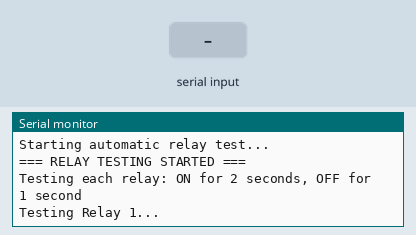
Recording of a program running on a simulated ESP32-S3. Shown: the last lines printed to the serial monitor. Inputs (shaded band) come from the test bench.

Above: at 2.2 s.
2.3 s: "on \n" received over Serial
At 5.0 s:
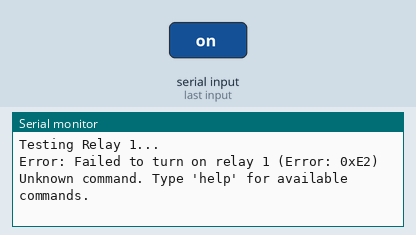
5.3 s: "allon\n" received over Serial
At 7.2 s:
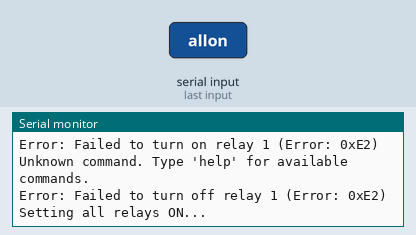
7.5 s: "alloff\n" received over Serial
At 9.1 s:
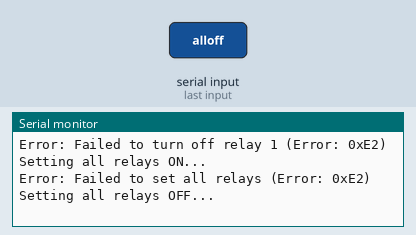
9.5 s: "status\n" received over Serial
At 11.1 s:
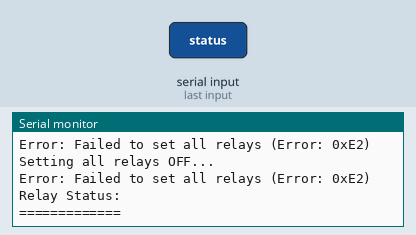
11.5 s: "stop\n" received over Serial
At 14.36 s:
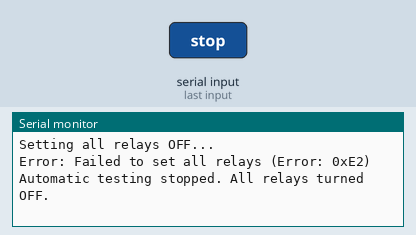
14.5 s: "on 90\n" received over Serial
At 15.2 s:
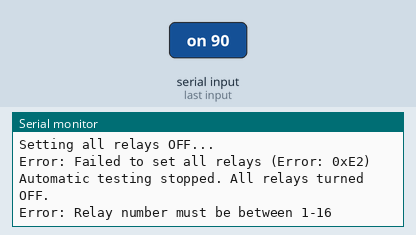

Measured:
- after the input at 2.3 s, the serial monitor: prints a new line after 1.8 s (image 1)
- after the input at 5.3 s, the serial monitor: prints a new line after 0.76 s (image 2)
- after the input at 7.5 s, the serial monitor: prints a new line after 0.58 s (image 3)
- after the input at 9.5 s, the serial monitor: prints a new line after 0.59 s (image 4)
- after the input at 11.5 s, the serial monitor: prints a new line after 0.60 s (image 5)
- after the input at 14.5 s, the serial monitor: prints a new line at once (image 6)

The program:

main.cpp
```cpp
#include <Arduino.h>
#include <HardwareSerial.h>
#include <ModbusMaster.h>

// Modbus Master instance
ModbusMaster node;

// RS485 pins for ESP32-S3 (MAX485 module with RX/TX interface only)
#define RS485_RX_PIN 17  // Connect to RX pin of MAX485 module
#define RS485_TX_PIN 18  // Connect to TX pin of MAX485 module

// Waveshare Relay 16CH default settings
#define RELAY_SLAVE_ID 1    // Default slave address
#define RELAY_BAUD_RATE 9600
#define RELAY_COUNT 16

// Serial for RS485 communication
HardwareSerial rs485Serial(1);

// Testing variables
unsigned long lastTestTime = 0;
uint8_t currentTestRelay = 1;
bool testingActive = false;
bool relayState = false;

// Function declarations
void setupModbus();
bool setRelay(uint8_t relayNum, bool state);
bool setAllRelays(bool state);
bool getRelayStatus(uint8_t relayNum);
void printRelayStatus();
void processSerialCommands();
void startRelayTest();
void runRelayTest();

void setup() {
  // Initialize main serial for debugging
  Serial.begin(115200);
  delay(1000);

  Serial.println("ESP32-S3 Waveshare 16CH Relay Controller");
  Serial.println("Using ModbusMaster Library - RX/TX Interface");
  Serial.println("============================================");

  // Setup Modbus RTU communication
  setupModbus();

  Serial.println("System ready!");
  Serial.println("Commands:");
  Serial.println("  on <1-16>   - Turn on relay (1-16)");
  Serial.println("  off <1-16>  - Turn off relay (1-16)");
  Serial.println("  allon       - Turn on all relays");
  Serial.println("  alloff      - Turn off all relays");
  Serial.println("  status      - Show all relay status");
  Serial.println("  status <1-16> - Show specific relay status");
  Serial.println("  test        - Start automatic relay testing");
  Serial.println("  stop        - Stop automatic testing");

  // Start automatic relay testing
  Serial.println("\nStarting automatic relay test...");
  startRelayTest();
}

void loop() {
  // Run automatic relay testing if active
  if (testingActive) {
    runRelayTest();
  }

  // Process serial commands
  processSerialCommands();

  delay(10);
}

void setupModbus() {
  // Initialize RS485 serial (no DE pin needed for RX/TX interface)
  rs485Serial.begin(RELAY_BAUD_RATE, SERIAL_8N1, RS485_RX_PIN, RS485_TX_PIN);

  // Initialize Modbus communication
  node.begin(RELAY_SLAVE_ID, rs485Serial);

  Serial.println("Modbus RTU initialized (RX/TX interface)");
  Serial.printf("Slave ID: %d, Baud Rate: %d\n", RELAY_SLAVE_ID, RELAY_BAUD_RATE);
  Serial.printf("RX Pin: %d, TX Pin: %d\n", RS485_RX_PIN, RS485_TX_PIN);
}

bool setRelay(uint8_t relayNum, bool state) {
  if (relayNum < 1 || relayNum > RELAY_COUNT) {
    Serial.println("Error: Relay number must be between 1-16");
    return false;
  }

  // Modbus coil address (0-based, so relay 1 = coil 0)
  uint16_t coilAddress = relayNum - 1;

  // Send Modbus command to write single coil (Function Code 0x05)
  uint8_t result = node.writeSingleCoil(coilAddress, state);

  if (result == node.ku8MBSuccess) {
    Serial.printf("Relay %d %s\n", relayNum, state ? "ON" : "OFF");
    return true;
  } else {
    Serial.printf("Error: Failed to %s relay %d (Error: 0x%02X)\n",
                  state ? "turn on" : "turn off", relayNum, result);
    return false;
  }
}

bool setAllRelays(bool state) {
  Serial.printf("Setting all relays %s...\n", state ? "ON" : "OFF");

  // For ModbusMaster library, we need to set the transmit buffer first
  // Set all 16 relays to the same state
  for (uint8_t i = 0; i < RELAY_COUNT; i++) {
    node.setTransmitBuffer(i, state ? 1 : 0);
  }

  // Write multiple coils (Function Code 0x0F)
  uint8_t result = node.writeMultipleCoils(0, RELAY_COUNT);

  if (result == node.ku8MBSuccess) {
    Serial.printf("All relays set %s successfully\n", state ? "ON" : "OFF");
    return true;
  } else {
    Serial.printf("Error: Failed to set all relays (Error: 0x%02X)\n", result);
    return false;
  }
}

bool getRelayStatus(uint8_t relayNum) {
  if (relayNum < 1 || relayNum > RELAY_COUNT) {
    Serial.println("Error: Relay number must be between 1-16");
    return false;
  }

  // Modbus coil address (0-based)
  uint16_t coilAddress = relayNum - 1;

  // Read single coil status (Function Code 0x01)
  uint8_t result = node.readCoils(coilAddress, 1);

  if (result == node.ku8MBSuccess) {
    bool status = node.getResponseBuffer(0) & 0x01;
    Serial.printf("Relay %d: %s\n", relayNum, status ? "ON" : "OFF");
    return status;
  } else {
    Serial.printf("Error: Failed to read relay %d status (Error: 0x%02X)\n", relayNum, result);
    return false;
  }
}

void printRelayStatus() {
  Serial.println("Relay Status:");
  Serial.println("=============");

  // Read all coils at once (Function Code 0x01)
  uint8_t result = node.readCoils(0, RELAY_COUNT);

  if (result == node.ku8MBSuccess) {
    // Process response buffer
    uint16_t responseData = node.getResponseBuffer(0);

    for (uint8_t i = 1; i <= RELAY_COUNT; i++) {
      bool status = (responseData >> (i-1)) & 0x01;
      Serial.printf("Relay %2d: %s\n", i, status ? "ON" : "OFF");
    }
  } else {
    Serial.printf("Error: Failed to read relay status (Error: 0x%02X)\n", result);
  }
}

void startRelayTest() {
  testingActive = true;
  currentTestRelay = 1;
  relayState = false;
  lastTestTime = millis();
  Serial.println("=== RELAY TESTING STARTED ===");
  Serial.println("Testing each relay: ON for 2 seconds, OFF for 1 second");
}

void runRelayTest() {
  unsigned long currentTime = millis();

  // Check if it's time to change relay state
  if (currentTime - lastTestTime >= (relayState ? 2000 : 1000)) { // ON for 2s, OFF for 1s
    if (relayState) {
      // Turn OFF current relay
      setRelay(currentTestRelay, false);
      relayState = false;

      // Move to next relay
      currentTestRelay++;
      if (currentTestRelay > RELAY_COUNT) {
        currentTestRelay = 1; // Loop back to relay 1
        Serial.println("=== Test cycle completed, starting again ===");
      }
    } else {
      // Turn ON current relay
      Serial.printf("Testing Relay %d...\n", currentTestRelay);
      setRelay(currentTestRelay, true);
      relayState = true;
    }

    lastTestTime = currentTime;
  }
}

void processSerialCommands() {
  if (Serial.available()) {
    String command = Serial.readStringUntil('\n');
    command.trim();
    command.toLowerCase();

    if (command.startsWith("on ")) {
      int relayNum = command.substring(3).toInt();
      testingActive = false; // Stop testing when manual command is used
      setRelay(relayNum, true);
    }
    else if (command.startsWith("off ")) {
      int relayNum = command.substring(4).toInt();
      testingActive = false; // Stop testing when manual command is used
      setRelay(relayNum, false);
    }
    else if (command == "allon") {
      testingActive = false;
      setAllRelays(true);
    }
    else if (command == "alloff") {
      testingActive = false;
      setAllRelays(false);
    }
    else if (command == "status") {
      printRelayStatus();
    }
    else if (command.startsWith("status ")) {
      int relayNum = command.substring(7).toInt();
      getRelayStatus(relayNum);
    }
    else if (command == "test") {
      startRelayTest();
    }
    else if (command == "stop") {
      testingActive = false;
      setAllRelays(false); // Turn off all relays when stopping
      Serial.println("Automatic testing stopped. All relays turned OFF.");
    }
    else if (command == "help") {
      Serial.println("Commands:");
      Serial.println("  on <1-16>   - Turn on relay");
      Serial.println("  off <1-16>  - Turn off relay");
      Serial.println("  allon       - Turn on all relays");
      Serial.println("  alloff      - Turn off all relays");
      Serial.println("  status      - Show all relay status");
      Serial.println("  status <1-16> - Show specific relay status");
      Serial.println("  test        - Start automatic relay testing");
      Serial.println("  stop        - Stop automatic testing");
    }
    else {
      Serial.println("Unknown command. Type 'help' for available commands.");
    }
  }
}
```
